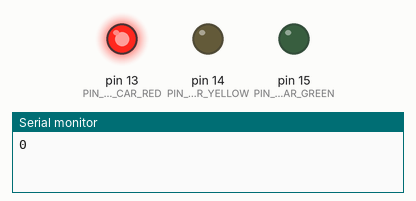
A sketch run on a simulated Arduino Uno, built with avr-gcc and run on an emulated ATmega328P. Shown: output pins drawn as LEDs (lit = HIGH), the last lines printed to the serial monitor.

Above: at 2.5 s.
At 5.5 s:
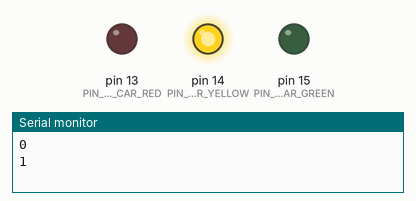
At 7.5 s:
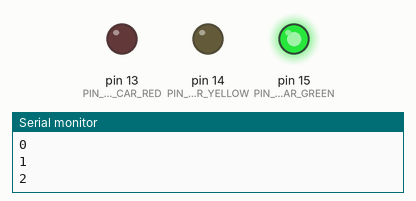
Timing chart, 0 to 11.7 s (numbered marks = the images above):
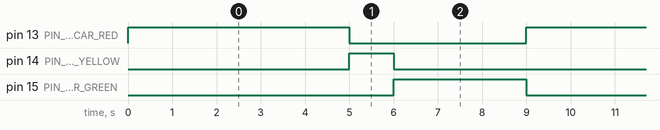

The sketch:

question-classic-04.ino
```cpp
// (licence header left out)
#define PIN_LED_CAR_RED    13
#define PIN_LED_CAR_YELLOW 14
#define PIN_LED_CAR_GREEN  15

int LED_CAR_Data = 0; //0-RED, 1-YELLOW, 2-GREEN

void setup() {
  pinMode(PIN_LED_CAR_RED,    OUTPUT);
  pinMode(PIN_LED_CAR_YELLOW, OUTPUT);
  pinMode(PIN_LED_CAR_GREEN,  OUTPUT);

  Serial.begin(9600);
}

void loop() {
  digitalWrite(PIN_LED_CAR_RED,    HIGH);
  digitalWrite(PIN_LED_CAR_YELLOW, LOW);
  digitalWrite(PIN_LED_CAR_GREEN,  LOW);
  LED_CAR_Data = 0;
  Serial.println(LED_CAR_Data);

  delay(5000);

  digitalWrite(PIN_LED_CAR_RED,    LOW);
  digitalWrite(PIN_LED_CAR_YELLOW, HIGH);
  digitalWrite(PIN_LED_CAR_GREEN,  LOW);
  LED_CAR_Data = 1;
  Serial.println(LED_CAR_Data);

  delay(1000);

  digitalWrite(PIN_LED_CAR_RED,    LOW);
  digitalWrite(PIN_LED_CAR_YELLOW, LOW);
  digitalWrite(PIN_LED_CAR_GREEN,  HIGH);
  LED_CAR_Data = 2;
  Serial.println(LED_CAR_Data);

  delay(3000);
}
```

Measured:
- by itself, pin 13 (PIN_LED_CAR_RED): alternates HIGH for 5.0 s and LOW for 4.0 s
- by itself, pin 14 (PIN_LED_CAR_YELLOW): alternates HIGH for 1.0 s and LOW for 8.0 s
- by itself, pin 15 (PIN_LED_CAR_GREEN): alternates HIGH for 3.0 s and LOW for 6.0 s
